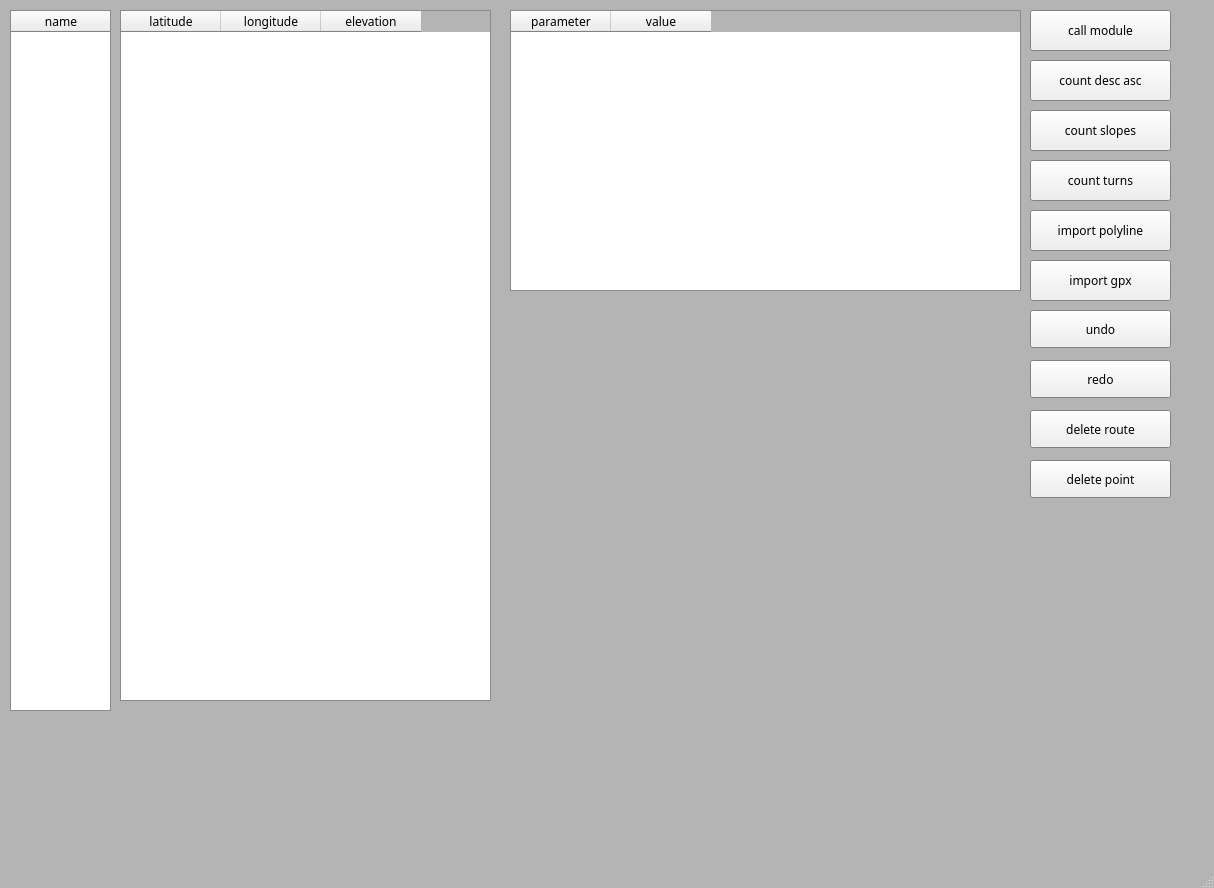
<?xml version="1.0" encoding="UTF-8"?>
<ui version="4.0">
 <class>MainWindow</class>
 <widget class="QMainWindow" name="MainWindow">
  <property name="geometry">
   <rect>
    <x>0</x>
    <y>0</y>
    <width>1214</width>
    <height>888</height>
   </rect>
  </property>
  <property name="minimumSize">
   <size>
    <width>1000</width>
    <height>460</height>
   </size>
  </property>
  <property name="palette">
   <palette>
    <active>
     <colorrole role="Base">
      <brush brushstyle="SolidPattern">
       <color alpha="255">
        <red>255</red>
        <green>255</green>
        <blue>255</blue>
       </color>
      </brush>
     </colorrole>
     <colorrole role="Window">
      <brush brushstyle="SolidPattern">
       <color alpha="255">
        <red>180</red>
        <green>180</green>
        <blue>180</blue>
       </color>
      </brush>
     </colorrole>
    </active>
    <inactive>
     <colorrole role="Base">
      <brush brushstyle="SolidPattern">
       <color alpha="255">
        <red>255</red>
        <green>255</green>
        <blue>255</blue>
       </color>
      </brush>
     </colorrole>
     <colorrole role="Window">
      <brush brushstyle="SolidPattern">
       <color alpha="255">
        <red>180</red>
        <green>180</green>
        <blue>180</blue>
       </color>
      </brush>
     </colorrole>
    </inactive>
    <disabled>
     <colorrole role="Base">
      <brush brushstyle="SolidPattern">
       <color alpha="255">
        <red>180</red>
        <green>180</green>
        <blue>180</blue>
       </color>
      </brush>
     </colorrole>
     <colorrole role="Window">
      <brush brushstyle="SolidPattern">
       <color alpha="255">
        <red>180</red>
        <green>180</green>
        <blue>180</blue>
       </color>
      </brush>
     </colorrole>
    </disabled>
   </palette>
  </property>
  <property name="font">
   <font>
    <family>Fira Code</family>
   </font>
  </property>
  <property name="windowTitle">
   <string>Polyline Editor</string>
  </property>
  <widget class="QWidget" name="centralwidget">
   <widget class="QPushButton" name="redo">
    <property name="geometry">
     <rect>
      <x>1030</x>
      <y>360</y>
      <width>141</width>
      <height>38</height>
     </rect>
    </property>
    <property name="font">
     <font>
      <family>Fira Code</family>
      <pointsize>9</pointsize>
     </font>
    </property>
    <property name="text">
     <string>redo</string>
    </property>
   </widget>
   <widget class="QPushButton" name="undo">
    <property name="geometry">
     <rect>
      <x>1030</x>
      <y>310</y>
      <width>141</width>
      <height>38</height>
     </rect>
    </property>
    <property name="font">
     <font>
      <family>Fira Code</family>
      <pointsize>9</pointsize>
     </font>
    </property>
    <property name="text">
     <string>undo</string>
    </property>
   </widget>
   <widget class="QPushButton" name="import_gpx">
    <property name="geometry">
     <rect>
      <x>1030</x>
      <y>260</y>
      <width>141</width>
      <height>41</height>
     </rect>
    </property>
    <property name="font">
     <font>
      <family>Fira Code</family>
      <pointsize>9</pointsize>
     </font>
    </property>
    <property name="text">
     <string>import gpx</string>
    </property>
   </widget>
   <widget class="QPushButton" name="import_polyline">
    <property name="geometry">
     <rect>
      <x>1030</x>
      <y>210</y>
      <width>141</width>
      <height>41</height>
     </rect>
    </property>
    <property name="font">
     <font>
      <family>Fira Code</family>
      <pointsize>9</pointsize>
     </font>
    </property>
    <property name="text">
     <string>import polyline</string>
    </property>
   </widget>
   <widget class="QTableWidget" name="routes">
    <property name="geometry">
     <rect>
      <x>10</x>
      <y>10</y>
      <width>101</width>
      <height>701</height>
     </rect>
    </property>
    <property name="font">
     <font>
      <family>Courier New</family>
      <pointsize>16</pointsize>
     </font>
    </property>
    <column>
     <property name="text">
      <string>name</string>
     </property>
     <property name="font">
      <font>
       <family>Fira Code</family>
       <pointsize>9</pointsize>
      </font>
     </property>
    </column>
   </widget>
   <widget class="QTableWidget" name="info">
    <property name="geometry">
     <rect>
      <x>510</x>
      <y>10</y>
      <width>511</width>
      <height>281</height>
     </rect>
    </property>
    <property name="font">
     <font>
      <family>Courier New</family>
      <pointsize>16</pointsize>
     </font>
    </property>
    <column>
     <property name="text">
      <string>parameter</string>
     </property>
     <property name="font">
      <font>
       <family>Fira Code</family>
       <pointsize>9</pointsize>
      </font>
     </property>
    </column>
    <column>
     <property name="text">
      <string>value</string>
     </property>
     <property name="font">
      <font>
       <family>Fira Code</family>
       <pointsize>9</pointsize>
      </font>
     </property>
    </column>
   </widget>
   <widget class="QPushButton" name="delete_route">
    <property name="geometry">
     <rect>
      <x>1030</x>
      <y>410</y>
      <width>141</width>
      <height>38</height>
     </rect>
    </property>
    <property name="font">
     <font>
      <family>Fira Code</family>
      <pointsize>9</pointsize>
     </font>
    </property>
    <property name="text">
     <string>delete route</string>
    </property>
   </widget>
   <widget class="QPushButton" name="delete_point">
    <property name="geometry">
     <rect>
      <x>1030</x>
      <y>460</y>
      <width>141</width>
      <height>38</height>
     </rect>
    </property>
    <property name="font">
     <font>
      <family>Fira Code</family>
      <pointsize>9</pointsize>
     </font>
    </property>
    <property name="text">
     <string>delete point</string>
    </property>
   </widget>
   <widget class="QChartView" name="widgetA" native="true">
    <property name="geometry">
     <rect>
      <x>510</x>
      <y>300</y>
      <width>511</width>
      <height>401</height>
     </rect>
    </property>
   </widget>
   <widget class="QPushButton" name="count_turns">
    <property name="geometry">
     <rect>
      <x>1030</x>
      <y>160</y>
      <width>141</width>
      <height>41</height>
     </rect>
    </property>
    <property name="font">
     <font>
      <family>Fira Code</family>
      <pointsize>9</pointsize>
     </font>
    </property>
    <property name="text">
     <string>count turns</string>
    </property>
   </widget>
   <widget class="QPushButton" name="count_slopes">
    <property name="geometry">
     <rect>
      <x>1030</x>
      <y>110</y>
      <width>141</width>
      <height>41</height>
     </rect>
    </property>
    <property name="font">
     <font>
      <family>Fira Code</family>
      <pointsize>9</pointsize>
     </font>
    </property>
    <property name="text">
     <string>count slopes</string>
    </property>
   </widget>
   <widget class="QPushButton" name="count_desc_asc">
    <property name="geometry">
     <rect>
      <x>1030</x>
      <y>60</y>
      <width>141</width>
      <height>41</height>
     </rect>
    </property>
    <property name="font">
     <font>
      <family>Fira Code</family>
      <pointsize>9</pointsize>
     </font>
    </property>
    <property name="text">
     <string>count desc asc</string>
    </property>
   </widget>
   <widget class="QTableWidget" name="points">
    <property name="geometry">
     <rect>
      <x>120</x>
      <y>10</y>
      <width>371</width>
      <height>691</height>
     </rect>
    </property>
    <property name="font">
     <font>
      <family>Courier New</family>
      <pointsize>16</pointsize>
     </font>
    </property>
    <column>
     <property name="text">
      <string>latitude</string>
     </property>
     <property name="font">
      <font>
       <family>Fira Code</family>
       <pointsize>9</pointsize>
      </font>
     </property>
    </column>
    <column>
     <property name="text">
      <string>longitude</string>
     </property>
     <property name="font">
      <font>
       <family>Fira Code</family>
       <pointsize>9</pointsize>
      </font>
     </property>
    </column>
    <column>
     <property name="text">
      <string>elevation</string>
     </property>
     <property name="font">
      <font>
       <family>Fira Code</family>
       <pointsize>9</pointsize>
      </font>
     </property>
    </column>
   </widget>
   <widget class="QPushButton" name="call_module">
    <property name="geometry">
     <rect>
      <x>1030</x>
      <y>10</y>
      <width>141</width>
      <height>41</height>
     </rect>
    </property>
    <property name="font">
     <font>
      <family>Fira Code</family>
      <pointsize>9</pointsize>
     </font>
    </property>
    <property name="text">
     <string>call module</string>
    </property>
   </widget>
  </widget>
  <widget class="QStatusBar" name="statusbar">
   <property name="font">
    <font>
     <family>Courier New</family>
    </font>
   </property>
  </widget>
 </widget>
 <customwidgets>
  <customwidget>
   <class>QChartView</class>
   <extends>QWidget</extends>
   <header>PyQt5.QtChart</header>
   <container>1</container>
  </customwidget>
 </customwidgets>
 <resources/>
 <connections/>
</ui>
